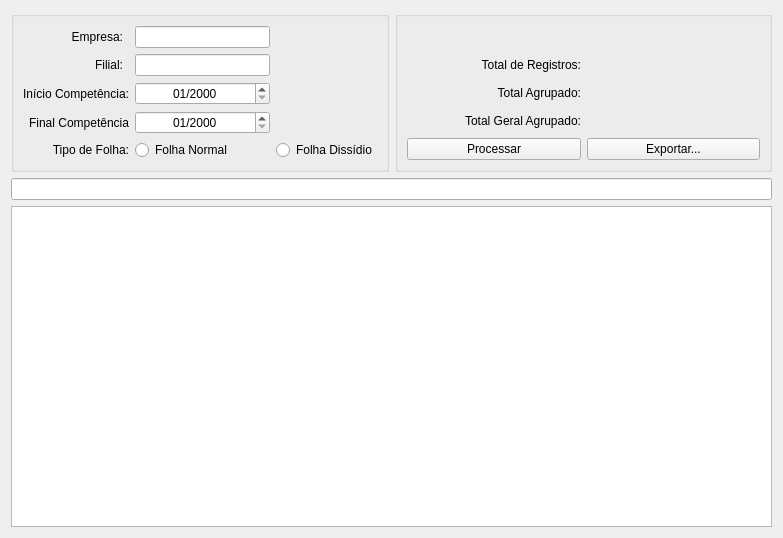
<?xml version="1.0" encoding="UTF-8"?>
<ui version="4.0">
 <class>PlanoDeContas</class>
 <widget class="QWidget" name="PlanoDeContas">
  <property name="geometry">
   <rect>
    <x>0</x>
    <y>0</y>
    <width>783</width>
    <height>538</height>
   </rect>
  </property>
  <property name="windowTitle">
   <string>Form</string>
  </property>
  <property name="styleSheet">
   <string notr="true"/>
  </property>
  <layout class="QGridLayout" name="gridLayout_2">
   <item row="4" column="0" colspan="4">
    <widget class="QTableWidget" name="tableWidget">
     <property name="sortingEnabled">
      <bool>true</bool>
     </property>
    </widget>
   </item>
   <item row="3" column="0" colspan="4">
    <widget class="QLineEdit" name="campoPesquisarObjetosTabela">
     <property name="clearButtonEnabled">
      <bool>true</bool>
     </property>
    </widget>
   </item>
   <item row="0" column="2" rowspan="2" colspan="2">
    <widget class="QGroupBox" name="groupBox_Filtro_2">
     <property name="title">
      <string/>
     </property>
     <layout class="QGridLayout" name="gridLayout_6">
      <item row="1" column="0">
       <widget class="QLabel" name="label_14">
        <property name="text">
         <string>Total de Registros:</string>
        </property>
        <property name="alignment">
         <set>Qt::AlignRight|Qt::AlignTrailing|Qt::AlignVCenter</set>
        </property>
       </widget>
      </item>
      <item row="0" column="0" colspan="2">
       <widget class="QLabel" name="campoEventoPlanoContas">
        <property name="font">
         <font>
          <pointsize>10</pointsize>
          <weight>75</weight>
          <bold>true</bold>
         </font>
        </property>
        <property name="text">
         <string/>
        </property>
        <property name="alignment">
         <set>Qt::AlignCenter</set>
        </property>
       </widget>
      </item>
      <item row="2" column="0">
       <widget class="QLabel" name="label_20">
        <property name="text">
         <string>Total Agrupado:</string>
        </property>
        <property name="alignment">
         <set>Qt::AlignRight|Qt::AlignTrailing|Qt::AlignVCenter</set>
        </property>
       </widget>
      </item>
      <item row="1" column="1">
       <widget class="QLabel" name="campoTotalRegistros">
        <property name="minimumSize">
         <size>
          <width>100</width>
          <height>0</height>
         </size>
        </property>
        <property name="font">
         <font>
          <pointsize>9</pointsize>
          <weight>75</weight>
          <bold>true</bold>
         </font>
        </property>
        <property name="text">
         <string/>
        </property>
       </widget>
      </item>
      <item row="3" column="1">
       <widget class="QLabel" name="campoValorTotalAgrupado">
        <property name="minimumSize">
         <size>
          <width>100</width>
          <height>0</height>
         </size>
        </property>
        <property name="font">
         <font>
          <pointsize>9</pointsize>
          <weight>75</weight>
          <bold>true</bold>
         </font>
        </property>
        <property name="text">
         <string/>
        </property>
       </widget>
      </item>
      <item row="2" column="1">
       <widget class="QLabel" name="campoValorEventoAgrupado">
        <property name="minimumSize">
         <size>
          <width>100</width>
          <height>0</height>
         </size>
        </property>
        <property name="font">
         <font>
          <pointsize>9</pointsize>
          <weight>75</weight>
          <bold>true</bold>
         </font>
        </property>
        <property name="text">
         <string/>
        </property>
       </widget>
      </item>
      <item row="3" column="0">
       <widget class="QLabel" name="label_16">
        <property name="text">
         <string>Total Geral Agrupado:</string>
        </property>
        <property name="alignment">
         <set>Qt::AlignRight|Qt::AlignTrailing|Qt::AlignVCenter</set>
        </property>
       </widget>
      </item>
      <item row="4" column="1">
       <widget class="QPushButton" name="botaoExportar">
        <property name="text">
         <string>Exportar...</string>
        </property>
        <property name="icon">
         <iconset resource="thema.qrc">
          <normaloff>:/images/csv-file-format-extension.png</normaloff>:/images/csv-file-format-extension.png</iconset>
        </property>
       </widget>
      </item>
      <item row="4" column="0">
       <widget class="QPushButton" name="botaoProcessar">
        <property name="text">
         <string>Processar</string>
        </property>
        <property name="icon">
         <iconset resource="thema.qrc">
          <normaloff>:/images/paper-plane.png</normaloff>:/images/paper-plane.png</iconset>
        </property>
       </widget>
      </item>
     </layout>
    </widget>
   </item>
   <item row="0" column="0" rowspan="2" colspan="2">
    <widget class="QGroupBox" name="groupBox_Filtro">
     <property name="title">
      <string/>
     </property>
     <layout class="QGridLayout" name="gridLayout">
      <item row="0" column="0">
       <widget class="QLabel" name="label_7">
        <property name="minimumSize">
         <size>
          <width>100</width>
          <height>0</height>
         </size>
        </property>
        <property name="maximumSize">
         <size>
          <width>81</width>
          <height>16777215</height>
         </size>
        </property>
        <property name="text">
         <string>Empresa:</string>
        </property>
        <property name="alignment">
         <set>Qt::AlignRight|Qt::AlignTrailing|Qt::AlignVCenter</set>
        </property>
       </widget>
      </item>
      <item row="2" column="1">
       <widget class="QDateEdit" name="campoInicioPeriodo">
        <property name="minimumSize">
         <size>
          <width>100</width>
          <height>0</height>
         </size>
        </property>
        <property name="alignment">
         <set>Qt::AlignCenter</set>
        </property>
        <property name="showGroupSeparator" stdset="0">
         <bool>true</bool>
        </property>
        <property name="displayFormat">
         <string>MM/yyyy</string>
        </property>
       </widget>
      </item>
      <item row="3" column="0">
       <widget class="QLabel" name="label">
        <property name="minimumSize">
         <size>
          <width>100</width>
          <height>0</height>
         </size>
        </property>
        <property name="text">
         <string>Final Competência</string>
        </property>
        <property name="alignment">
         <set>Qt::AlignRight|Qt::AlignTrailing|Qt::AlignVCenter</set>
        </property>
       </widget>
      </item>
      <item row="0" column="2" colspan="2">
       <widget class="QLabel" name="campoNomeEmpresa">
        <property name="minimumSize">
         <size>
          <width>100</width>
          <height>0</height>
         </size>
        </property>
        <property name="text">
         <string/>
        </property>
       </widget>
      </item>
      <item row="1" column="0">
       <widget class="QLabel" name="label_6">
        <property name="minimumSize">
         <size>
          <width>100</width>
          <height>0</height>
         </size>
        </property>
        <property name="maximumSize">
         <size>
          <width>81</width>
          <height>16777215</height>
         </size>
        </property>
        <property name="text">
         <string>Filial:</string>
        </property>
        <property name="alignment">
         <set>Qt::AlignRight|Qt::AlignTrailing|Qt::AlignVCenter</set>
        </property>
       </widget>
      </item>
      <item row="0" column="1">
       <widget class="QLineEdit" name="campoIDEmpresa">
        <property name="minimumSize">
         <size>
          <width>100</width>
          <height>0</height>
         </size>
        </property>
        <property name="maximumSize">
         <size>
          <width>140</width>
          <height>16777215</height>
         </size>
        </property>
        <property name="clearButtonEnabled">
         <bool>false</bool>
        </property>
       </widget>
      </item>
      <item row="3" column="1">
       <widget class="QDateEdit" name="campoFinalPeriodo">
        <property name="minimumSize">
         <size>
          <width>100</width>
          <height>0</height>
         </size>
        </property>
        <property name="alignment">
         <set>Qt::AlignCenter</set>
        </property>
        <property name="showGroupSeparator" stdset="0">
         <bool>true</bool>
        </property>
        <property name="displayFormat">
         <string>MM/yyyy</string>
        </property>
       </widget>
      </item>
      <item row="1" column="2" colspan="2">
       <widget class="QLabel" name="campoNomeFilial">
        <property name="minimumSize">
         <size>
          <width>100</width>
          <height>0</height>
         </size>
        </property>
        <property name="text">
         <string/>
        </property>
       </widget>
      </item>
      <item row="2" column="0">
       <widget class="QLabel" name="label_5">
        <property name="minimumSize">
         <size>
          <width>100</width>
          <height>0</height>
         </size>
        </property>
        <property name="text">
         <string>Início Competência:</string>
        </property>
        <property name="alignment">
         <set>Qt::AlignRight|Qt::AlignTrailing|Qt::AlignVCenter</set>
        </property>
       </widget>
      </item>
      <item row="4" column="2" colspan="2">
       <widget class="QRadioButton" name="campoFolhaDissidio">
        <property name="toolTip">
         <string>&lt;html&gt;&lt;head/&gt;&lt;body&gt;&lt;p&gt;Quando for folha de dissidio, a pesquisa se baseia na data de pagamento do calculo. Portanto, selecione um período em que essa data seja abrangida.&lt;/p&gt;&lt;/body&gt;&lt;/html&gt;</string>
        </property>
        <property name="text">
         <string>Folha Dissídio</string>
        </property>
       </widget>
      </item>
      <item row="4" column="1">
       <widget class="QRadioButton" name="campoFolhaNormal">
        <property name="text">
         <string>Folha Normal</string>
        </property>
       </widget>
      </item>
      <item row="1" column="1">
       <widget class="QLineEdit" name="campoIDFilial">
        <property name="minimumSize">
         <size>
          <width>100</width>
          <height>0</height>
         </size>
        </property>
        <property name="maximumSize">
         <size>
          <width>140</width>
          <height>16777215</height>
         </size>
        </property>
        <property name="clearButtonEnabled">
         <bool>false</bool>
        </property>
       </widget>
      </item>
      <item row="4" column="0">
       <widget class="QLabel" name="label_2">
        <property name="minimumSize">
         <size>
          <width>100</width>
          <height>0</height>
         </size>
        </property>
        <property name="text">
         <string>Tipo de Folha:</string>
        </property>
        <property name="alignment">
         <set>Qt::AlignRight|Qt::AlignTrailing|Qt::AlignVCenter</set>
        </property>
       </widget>
      </item>
     </layout>
     <zorder>campoNomeFilial</zorder>
     <zorder>label_6</zorder>
     <zorder>label_5</zorder>
     <zorder>label_7</zorder>
     <zorder>campoIDEmpresa</zorder>
     <zorder>campoIDFilial</zorder>
     <zorder>campoNomeEmpresa</zorder>
     <zorder>label</zorder>
     <zorder>campoInicioPeriodo</zorder>
     <zorder>campoFinalPeriodo</zorder>
     <zorder>campoFolhaNormal</zorder>
     <zorder>campoFolhaDissidio</zorder>
     <zorder>label_2</zorder>
    </widget>
   </item>
  </layout>
 </widget>
 <tabstops>
  <tabstop>campoIDEmpresa</tabstop>
  <tabstop>campoIDFilial</tabstop>
  <tabstop>campoInicioPeriodo</tabstop>
  <tabstop>campoFinalPeriodo</tabstop>
  <tabstop>campoFolhaNormal</tabstop>
  <tabstop>campoFolhaDissidio</tabstop>
  <tabstop>botaoProcessar</tabstop>
  <tabstop>botaoExportar</tabstop>
  <tabstop>campoPesquisarObjetosTabela</tabstop>
  <tabstop>tableWidget</tabstop>
 </tabstops>
 <resources>
  <include location="thema.qrc"/>
 </resources>
 <connections/>
</ui>
